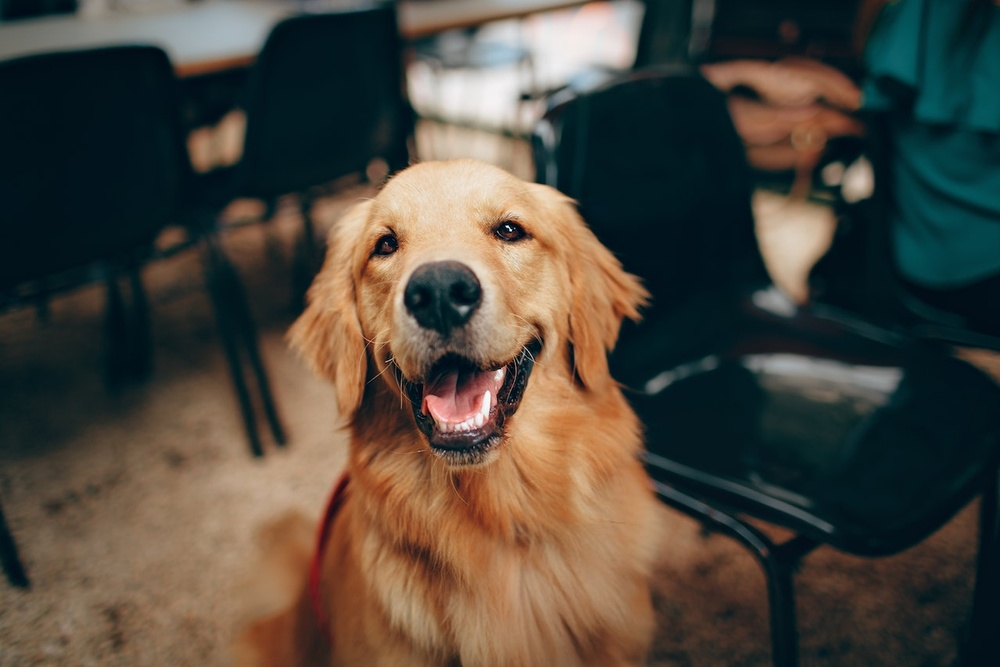
//> input picture trt/enpei/opencv/3.img_operation/media/dog.jpg, 1000 x 667 px, shrunk from 1279 x 853 before the run
$ ./2.filtering   (built with g++ and OpenCV 4)
//> lines starting //> are read from the running program, lines starting //| are printed output that depends on the picture
// opencv 图像滤波
#include <iostream>

#include "opencv2/opencv.hpp"

int main() {
    // 读取图片
    cv::Mat src = cv::imread("./media/dog.jpg");
//> src is the input picture: 667 rows x 1000 cols, CV_8UC3; mean B, G, R 62.4, 72, 77.7
    // 高斯模糊
    cv::Mat blur;
    // 三个参数分别是输入图像、输出图像、卷积核大小
    cv::GaussianBlur(src, blur, cv::Size(7, 7), 0);

    // 膨胀
    cv::Mat dilate;
    // 三个参数分别是输入图像、输出图像、卷积核大小
    cv::dilate(src, dilate, cv::getStructuringElement(cv::MORPH_RECT, cv::Size(5, 5)));
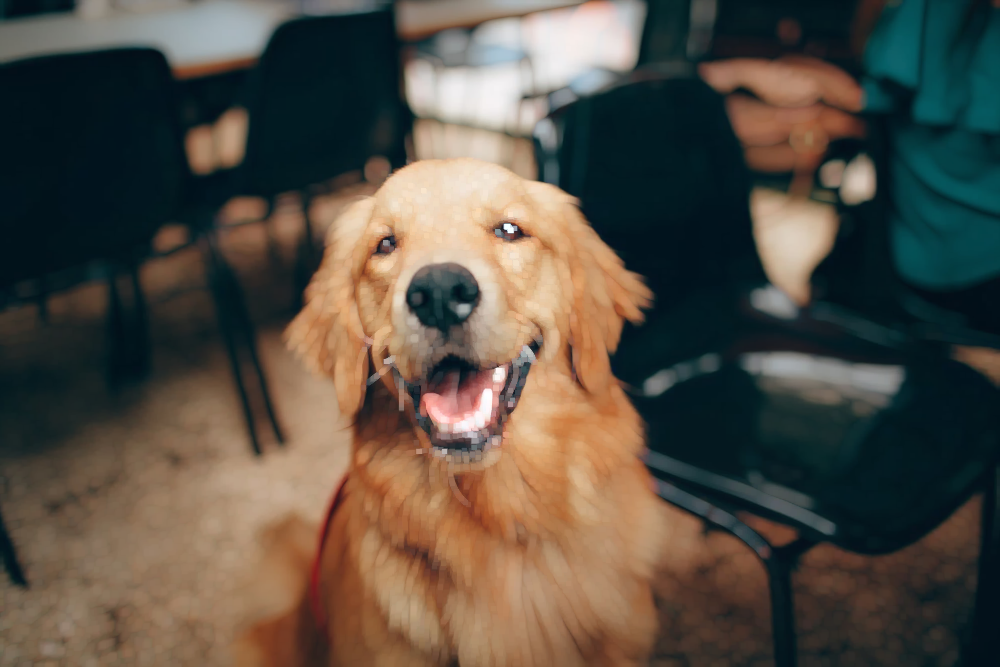
//> dilate: 667 rows x 1000 cols, CV_8UC3; mean B, G, R 68.9, 79.2, 86.1

    // 腐蚀
    cv::Mat erode;
    // 三个参数分别是输入图像、输出图像、卷积核大小
    cv::erode(src, erode, cv::getStructuringElement(cv::MORPH_RECT, cv::Size(5, 5)));
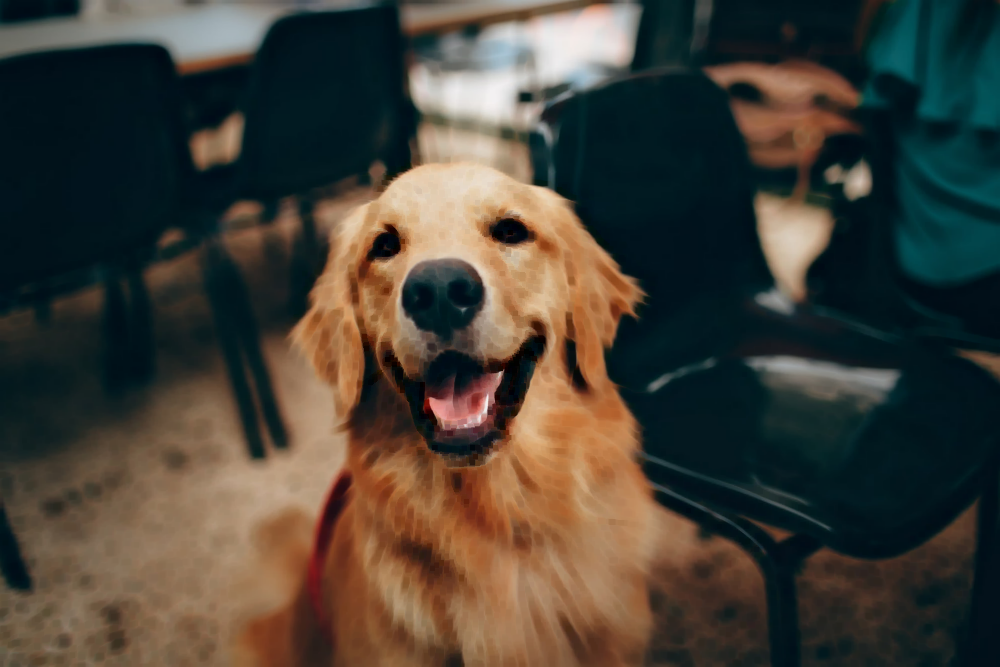
//> erode: 667 rows x 1000 cols, CV_8UC3; mean B, G, R 55.9, 65, 69.5

    // 保存
    cv::imwrite("./output/2.blur.jpg", blur);
    cv::imwrite("./output/2.dilate.jpg", dilate);
    cv::imwrite("./output/2.erode.jpg", erode);
    return 0;
}

$ run again, with trt/enpei/opencv/3.img_operation/media/cat.jpg copied over trt/enpei/opencv/3.img_operation/media/dog.jpg
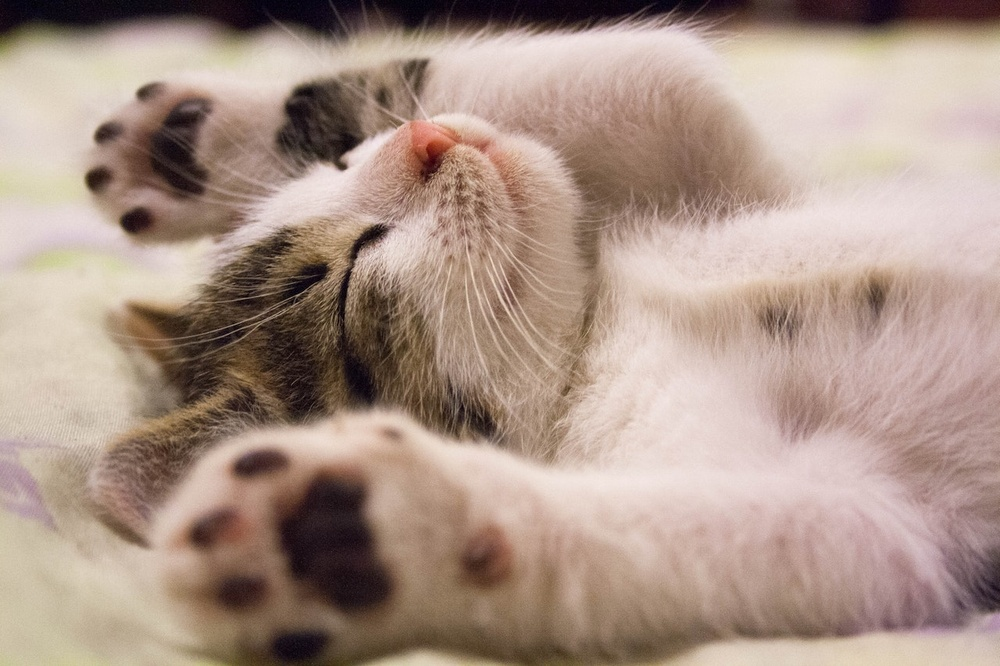
//> input picture trt/enpei/opencv/3.img_operation/media/cat.jpg, 1000 x 666 px, shrunk from 1280 x 853 before the run
//> src is the input picture: 666 rows x 1000 cols, CV_8UC3; mean B, G, R 136.3, 148.7, 170.9
//> `cv::dilate(src, dilate, cv::getStructuringElement(cv::MORPH_RECT, cv::..`:
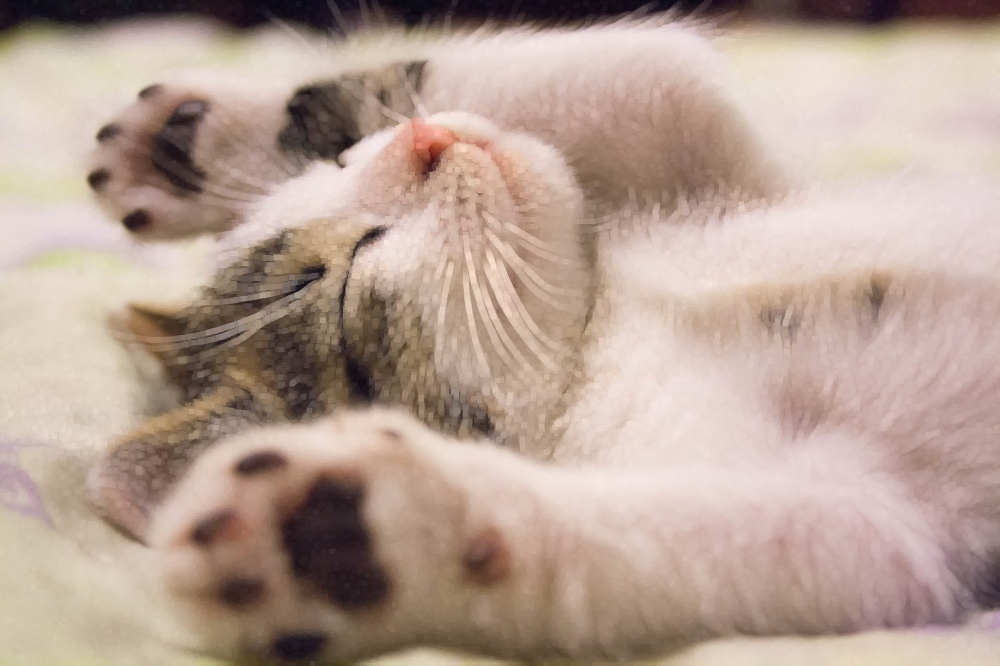
//> dilate: 666 rows x 1000 cols, CV_8UC3; mean B, G, R 148.2, 160.5, 182.6
//> `cv::erode(src, erode, cv::getStructuringElement(cv::MORPH_RECT, cv::Si..`:
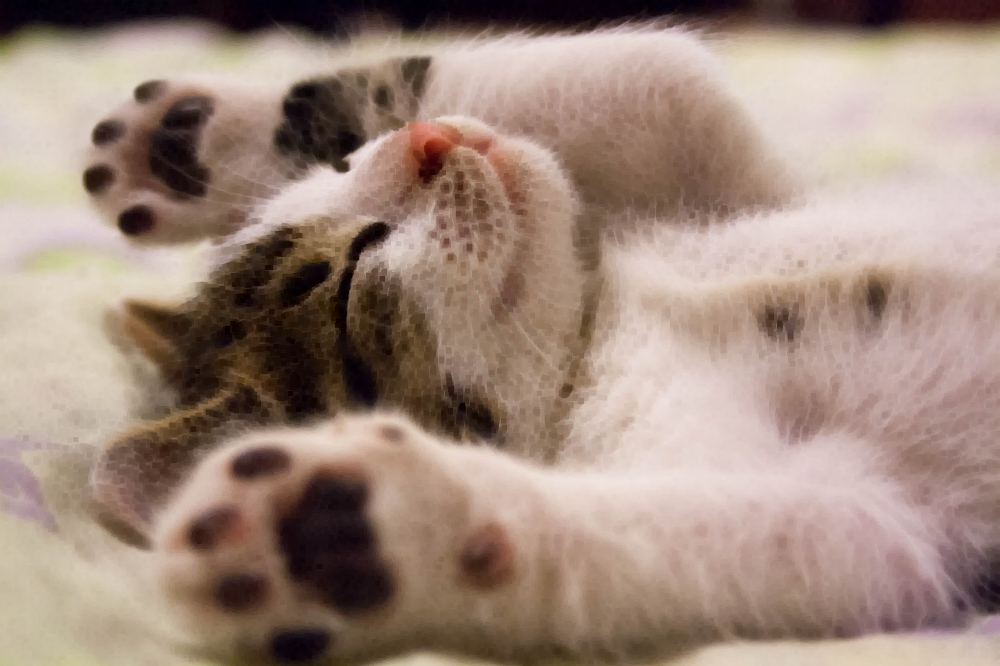
//> erode: 666 rows x 1000 cols, CV_8UC3; mean B, G, R 124.5, 136.9, 159.3
